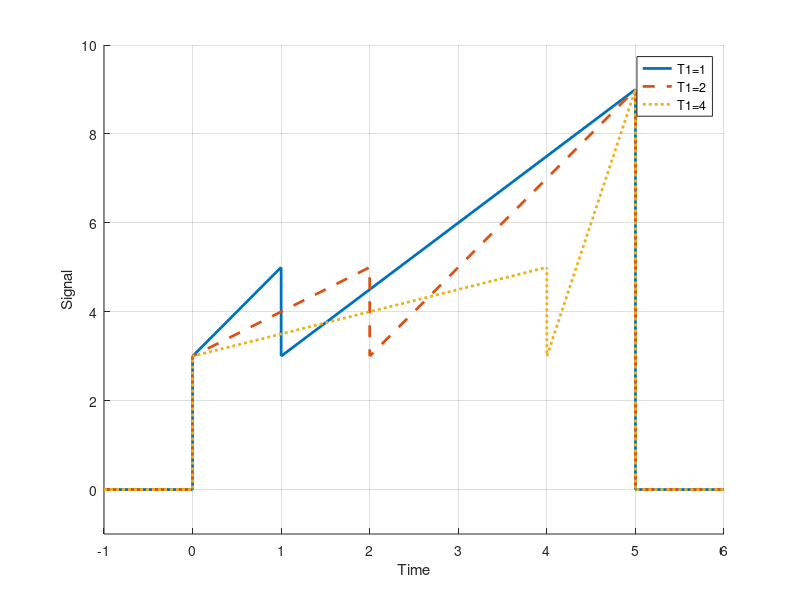
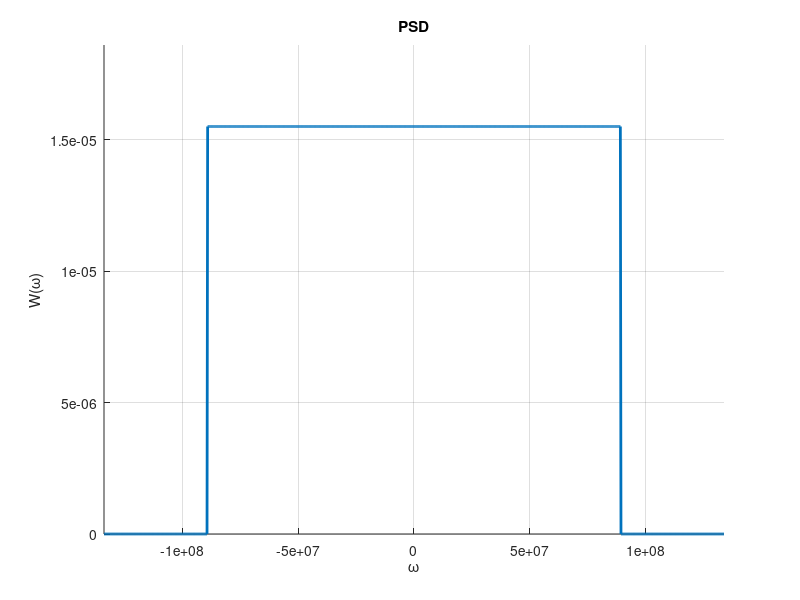

Write MATLAB code to recreate these figures, in order.
U1 = 3; U2 = 5; U3 = 3; U4 = 9;
T11 = 1; T12 = 2; T13 = 4;
T21 = 5;
W0 = 1.55e-5; F = 89.2572e6;

U = [0, 0, U1, U2, U3, U4, 0, 0];
T1 = [-1, 0, 0, T11, T11, T21, T21, T21+1];
T2 = [-1, 0, 0, T12, T12, T21, T21, T21+1];
T3 = [-1, 0, 0, T13, T13, T21, T21, T21+1];

figure
hold on
plot(T1, U, '-', 'LineWidth', 2)
plot(T2, U, '--', 'LineWidth', 2)
plot(T3, U, ':', 'LineWidth', 2)
hold off
legend('T1=1', 'T1=2', 'T1=4')
xlabel('Time')
ylabel('Signal')
grid on
xlim([-1, T21+1])
ylim([-1, max(U)+1])

figure
hold on
w = linspace(-1.5*F, 1.5*F, 1000);
W = W0 * (abs(w) < F);
plot(w, W, 'LineWidth', 2)
xlabel('\omega')
ylabel('W(\omega)')
title('PSD')
grid on
xlim([-1.5*F, 1.5*F])
ylim([0, W0*1.2])
hold off
